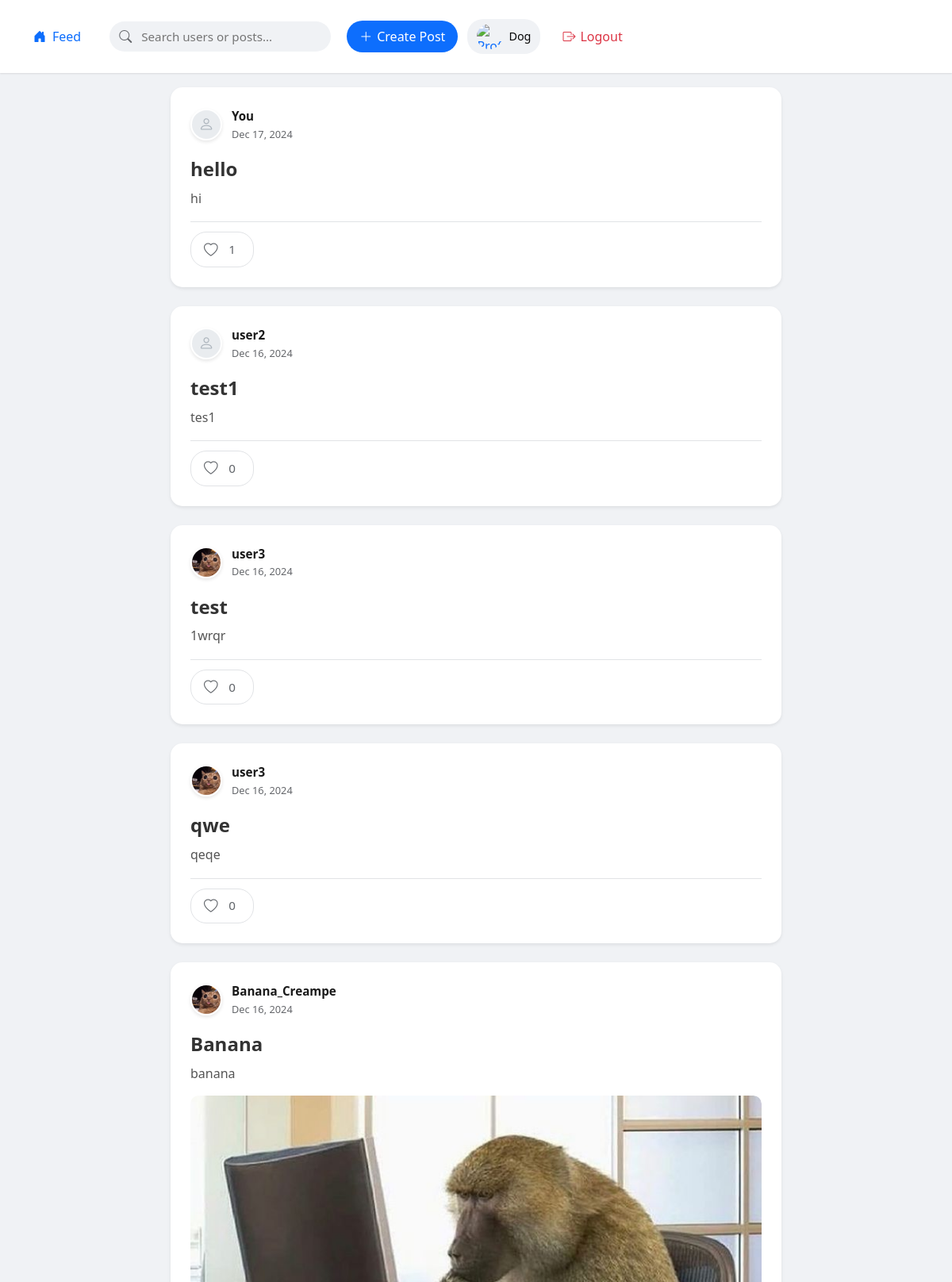
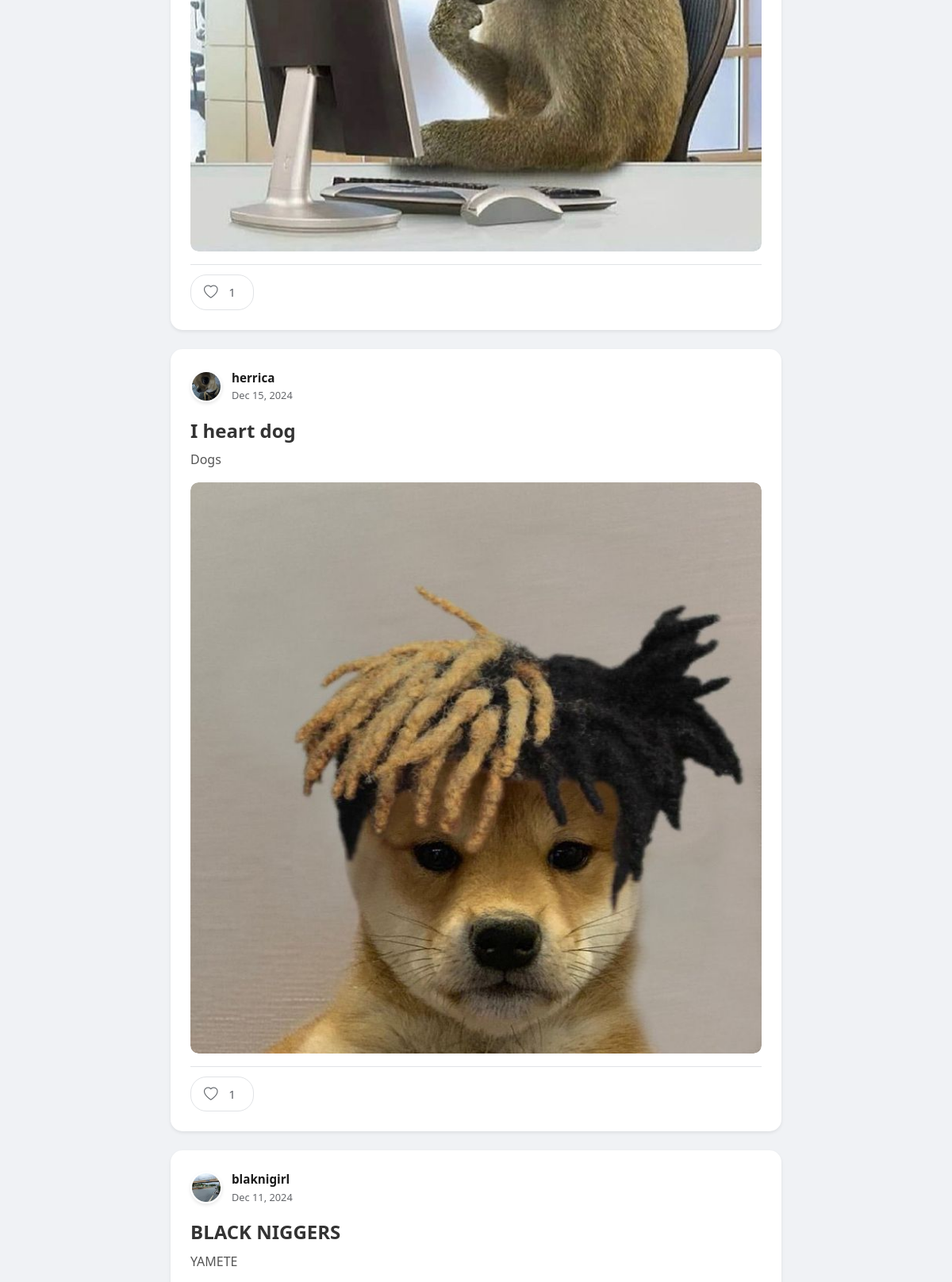
/index.php?controller=dashboard&action=index (signed in, upper part), run on the app's committed database (2 pictures, top to bottom).
### tables this page shows
CREATE TABLE `posts` (
  `id` int(11) NOT NULL,
  `user_id` int(11) NOT NULL,
  `title` varchar(255) NOT NULL,
  `content` text NOT NULL,
  `created_at` timestamp NOT NULL DEFAULT current_timestamp(),
  `media_type` varchar(50) DEFAULT NULL,
  `media_url` varchar(255) DEFAULT NULL
);

CREATE TABLE `users` (
  `id` int(11) NOT NULL,
  `username` varchar(50) NOT NULL,
  `email` varchar(100) NOT NULL,
  `password` varchar(255) NOT NULL,
  `created_at` timestamp NOT NULL DEFAULT current_timestamp(),
  `profile_picture` varchar(255) DEFAULT NULL,
  `bio` text DEFAULT NULL
);

### controllers/DashboardController.php (called while the page is built, shortened)
<?php
require_once 'models/Post.php';
require_once 'config/Database.php';
class DashboardController {
    private $post;
    public function __construct() {
        $database = new Database();
        $this->db = $database->getConnection();
        $this->post = new Post($this->db);
    }
    public function index() {
        $result = $this->post->getAllPosts();
        $posts = $result->fetchAll(PDO::FETCH_ASSOC);
        require_once 'views/dashboard/index.php';
    }
}

### config/Database.php (called while the page is built, shortened)
<?php
class Database {
    private $host = "localhost";
    private $db_name = "auth_system";
    private $username = "root";
    private $password = "";
    public function getConnection() {
        $this->conn = null;
        try {
            $this->conn = new PDO(
                "mysql:host=" . $this->host . ";dbname=" . $this->db_name,
                $this->username,
                $this->password
            );
            $this->conn->setAttribute(PDO::ATTR_ERRMODE, PDO::ERRMODE_EXCEPTION);
        } catch(PDOException $e) {
            echo "Connection Error: " . $e->getMessage();
        }
        return $this->conn;
    }
}

### Models/Post.php (called while the page is built, shortened)
<?php
class Post {
    private $conn;
    private $table = "posts";
    public function __construct($db) {
        $this->conn = $db;
    }
    public function getAllPosts() {
        $query = "SELECT p.*, u.username, u.profile_picture
                 FROM " . $this->table . " p
                 JOIN users u ON p.user_id = u.id
                 ORDER BY p.created_at DESC";
        $stmt = $this->conn->prepare($query);
        $stmt->execute();
        return $stmt;
    }
}

### views/dashboard/index.php (the view, shortened to what this page needs)
<!DOCTYPE html>
<html>
<head>
    <link href="https://cdn.jsdelivr.net/npm/bootstrap@5.1.3/dist/css/bootstrap.min.css" rel="stylesheet">
    <link rel="stylesheet" href="https://cdn.jsdelivr.net/npm/bootstrap-icons@1.7.2/font/bootstrap-icons.css">
</head>
<body>
    <nav class="navbar">
        <div class="container">
            <div class="navbar-content">
                <div class="nav-left">
                    <a class="navbar-brand" href="index.php?controller=dashboard">
                        <i class="bi bi-house-door-fill"></i>
                        Feed
                    </a>
                </div>
                <div class="search-container">
                    <form class="search-form" action="index.php" method="GET">
                        <i class="bi bi-search search-icon"></i>
                        <input type="text" class="search-input" name="q"
                               placeholder="Search users or posts..."
                               autocomplete="off" data-search>
                    </form>
                </div>
                <div class="nav-right">
                    <a href="index.php?controller=post&action=create" class="btn-create">
                        <i class="bi bi-plus-lg"></i>
                        Create Post
                    </a>
                    <a href="index.php?controller=profile" class="user-profile">
                        <?php if(!empty($_SESSION['profile_picture'])): ?>
                            <img src="<?php echo htmlspecialchars($_SESSION['profile_picture']); ?>"
                                 class="profile-picture" alt="Profile Picture">
                        <?php else: ?>
                            <div class="profile-picture-placeholder">
                                <i class="bi bi-person"></i>
                            </div>
                        <?php endif; ?>
                        <span class="username"><?php echo htmlspecialchars($_SESSION['username']); ?></span>
                    </a>
                    <form method="POST" action="index.php?controller=auth&action=logout" style="margin: 0;">
                        <button type="submit" class="btn-logout">
                            <i class="bi bi-box-arrow-right"></i>
                            Logout
                        </button>
                    </form>
                </div>
            </div>
        </div>
    </nav>
    <div class="main-content">
        <div class="posts-container">
            <?php if(isset($posts) && !empty($posts)): ?>
                <?php foreach($posts as $post): ?>
                    <div class="post-card">
                        <a href="index.php?controller=post&action=view&id=<?php echo $post['id']; ?>" class="post-link">
                            <div class="post-header">
                                <div class="post-user">
                                    <?php if(!empty($post['profile_picture'])): ?>
                                        <img src="<?php echo htmlspecialchars($post['profile_picture']); ?>"
                                             class="post-user-picture" alt="User Picture">
                                    <?php else: ?>
                                        <div class="post-user-placeholder">
                                            <i class="bi bi-person"></i>
                                        </div>
                                    <?php endif; ?>
                                    <div class="post-user-info">
                                        <span class="post-author"><?php echo htmlspecialchars($post['username']); ?></span>
                                        <span class="post-date"><?php echo date('M d, Y', strtotime($post['created_at'])); ?></span>
                                    </div>
                                </div>
                            </div>
                            <h3 class="post-title"><?php echo htmlspecialchars($post['title']); ?></h3>
                            <p class="post-content"><?php echo nl2br(htmlspecialchars($post['content'])); ?></p>
                            <?php if(!empty($post['media_url'])): ?>
                                <div class="post-media">
                                    <?php if($post['media_type'] === 'image'): ?>
                                        <img src="<?php echo htmlspecialchars($post['media_url']); ?>" alt="Post image">
                                    <?php endif; ?>
                                </div>
                            <?php endif; ?>
                        </a>
                        <div class="post-actions">
                            <button class="btn-like <?php echo $post['isLiked'] ? 'liked' : ''; ?>"
                                    data-post-id="<?php echo $post['id']; ?>">
                                <i class="bi <?php echo $post['isLiked'] ? 'bi-heart-fill' : 'bi-heart'; ?>"></i>
                                <span class="like-count"><?php echo $post['likeCount']; ?></span>
                            </button>
                        </div>
                    </div>
                <?php endforeach; ?>
            <?php endif; ?>
        </div>
    </div>
</body>
</html>

### views/dashboard/index.php (style rules this page uses)
body { background-color: #f8f9fa; }
.navbar { background-color: white; box-shadow: 0 1px 2px rgba(0,0,0,0.1); padding: 1rem; position: fixed; top: 0; left: 0; right: 0; z-index: 1000; }
.navbar-content { display: flex; align-items: center; justify-content: space-between; height: 60px; }
.nav-left { display: flex; align-items: center; gap: 8px; }
.navbar-brand { display: flex; align-items: center; gap: 8px; font-size: 1rem; font-weight: 500; color: #0d6efd; text-decoration: none; }
.nav-right { display: flex; align-items: center; gap: 12px; }
.user-profile { display: flex; align-items: center; gap: 8px; padding: 6px 12px; border-radius: 20px; text-decoration: none; background-color: #f0f2f5; transition: all 0.2s ease; }
.profile-picture { width: 32px; height: 32px; border-radius: 50%; object-fit: cover; }
.username { font-size: 0.9rem; font-weight: 500; color: #050505; }
.btn-create { background-color: #0d6efd; color: white; padding: 8px 16px; border-radius: 20px; font-weight: 500; text-decoration: none; display: flex; align-items: center; gap: 6px; }
.btn-logout { background: none; border: none; color: #dc3545; padding: 8px 16px; border-radius: 20px; font-weight: 500; display: flex; align-items: center; gap: 6px; transition: all 0.2s ease; }
.posts-container { max-width: 800px; margin: 0 auto; padding: 20px 15px; }
.post-card { background: white; border-radius: 15px; box-shadow: 0 2px 4px rgba(0,0,0,.08); padding: 25px; margin-bottom: 24px; border: none; transition: box-shadow 0.2s ease; }
.post-header { display: flex; align-items: center; margin-bottom: 20px; }
.post-user { display: flex; align-items: center; gap: 12px; flex: 1; }
.post-user-picture { width: 40px; height: 40px; border-radius: 50%; object-fit: cover; border: 2px solid white; box-shadow: 0 2px 4px rgba(0,0,0,0.1); }
.post-user-placeholder { width: 40px; height: 40px; border-radius: 50%; background-color: #e9ecef; display: flex; align-items: center; justify-content: center; font-size: 1.2rem; color: #adb5bd; border: 2px solid white; box-shadow: 0 2px 4px rgba(0,0,0,0.1); }
.post-user-info { display: flex; flex-direction: column; gap: 2px; }
.post-author { font-weight: 600; color: #1a1a1a; font-size: 0.95rem; margin: 0; }
.post-date { color: #65676b; font-size: 0.8rem; margin: 0; }
.post-title { font-size: 1.5rem; font-weight: 600; color: #333; margin-bottom: 10px; }
.post-content { color: #555; line-height: 1.6; margin-bottom: 15px; }
.post-media { margin: 15px 0; border-radius: 10px; overflow: hidden; }
.post-media img, .post-media video { width: 100%; border-radius: 10px; }
.post-actions { display: flex; gap: 10px; }
.main-content { padding-top: 90px; min-height: 100vh; background-color: #f0f2f5; }
.search-container { flex: 1; max-width: 600px; margin: 0 20px; }
.search-form { position: relative; }
.search-input { width: 100%; padding: 8px 16px 8px 40px; border-radius: 20px; border: none; background-color: #f0f2f5; font-size: 0.95rem; transition: all 0.2s ease; }
.search-icon { position: absolute; left: 12px; top: 50%; transform: translateY(-50%); color: #65676b; font-size: 1rem; }
.post-link { text-decoration: none; color: inherit; display: block; }
.post-actions { position: relative; z-index: 2; }
.post-actions { display: flex; align-items: center; gap: 15px; margin-top: 16px; padding-top: 12px; border-top: 1px solid #e1e3e6; }
.btn-like { display: inline-flex; align-items: center; gap: 8px; padding: 8px 16px; border: 1px solid #e1e3e6; background: white; border-radius: 20px; cursor: pointer; color: #5f6368; font-size: 0.95rem; transition: all 0.2s ease; }
.btn-like i { font-size: 1.1rem; }
.like-count { font-weight: 500; min-width: 20px; text-align: center; }

### data on the page
posts: user.username "You", created_at "Dec 17, 2024", title "hello", content "hi", likeCount "1"
posts: user.username "user2", created_at "Dec 16, 2024", title "test1", content "tes1", likeCount "0"
posts: user.profile_picture (picture), user.username "user3", created_at "Dec 16, 2024", title "test", content "1wrqr", likeCount "0"
posts: user.profile_picture (picture), user.username "user3", created_at "Dec 16, 2024", title "qwe", content "qeqe", likeCount "0"
posts: user.profile_picture (picture), user.username "Banana_Creampe", created_at "Dec 16, 2024", title "Banana", content "banana", media_url (picture), likeCount "1"
posts: user.profile_picture (picture), user.username "herrica", created_at "Dec 15, 2024", title "I heart dog", content "Dogs", media_url (picture), likeCount "1"
posts: user.profile_picture (picture), user.username "blaknigirl", created_at "Dec 11, 2024", title "BLACK NIGGERS", content "YAMETE"

### other printed values
$_SESSION['username'] "Dog"
